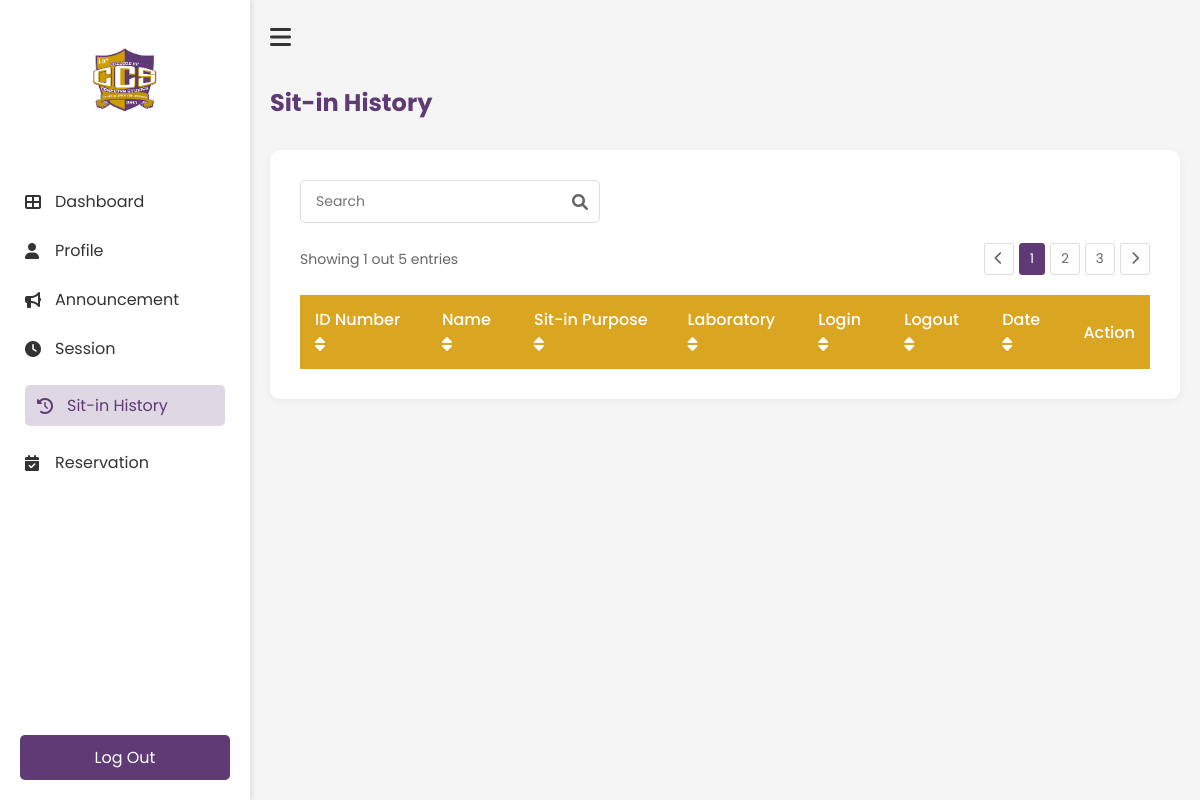
Before: /History (signed in) with the older database file.
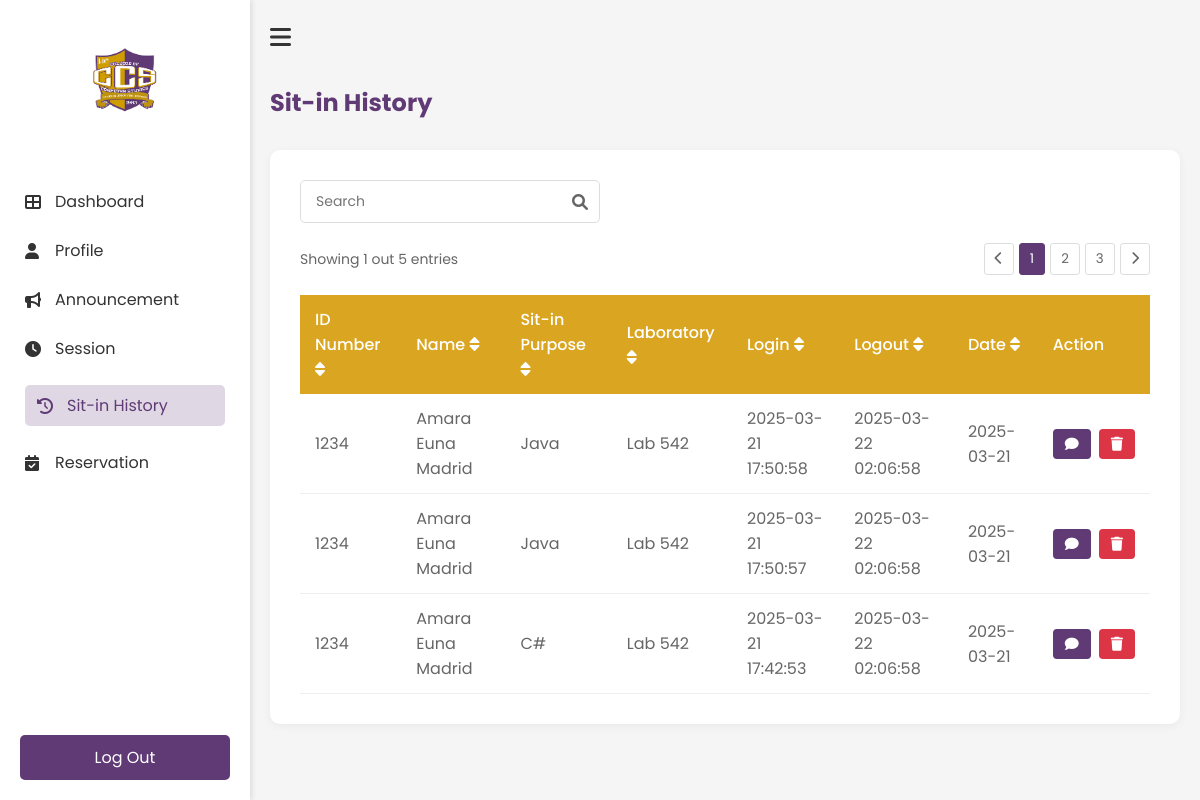
After: the same page with the newer database file.
### tables this page shows
CREATE TABLE reservations (
                id INTEGER PRIMARY KEY AUTOINCREMENT,
                idno TEXT NOT NULL,
                purpose TEXT NOT NULL,
                lab TEXT NOT NULL,
                time_in DATETIME NOT NULL,
                status TEXT DEFAULT 'Pending', time_out DATETIME,
                FOREIGN KEY (idno) REFERENCES users(IDNO)
            );

### app.py (the view)
@app.route('/History')
def History():
    if 'username' not in session:
        return redirect(url_for('login'))
    with sqlite3.connect("users.db") as conn:
        cursor = conn.cursor()
        cursor.execute("""
            SELECT
                r.id,
                r.idno,
                u.firstname || ' ' || u.lastname as name,
                r.purpose,
                r.lab,
                r.time_in,
                r.time_out,
                DATE(r.time_in) as date,
                r.status
            FROM reservations r
            JOIN users u ON r.idno = u.idno
            WHERE r.idno = ?
            ORDER BY r.time_in DESC
        """, (session['student_id'],))
        history_records = cursor.fetchall()
        history = []
        for record in history_records:
            history.append({
                'id': record[0],
                'idno': record[1],
                'name': record[2],
                'purpose': record[3],
                'laboratory': record[4],
                'login': record[5],
                'logout': record[6] if record[6] else 'Not logged out',
                'date': record[7],
                'status': record[8]
            })
    return render_template('student/history.html', history=history)

### templates/student/history.html (shortened to what this page needs)
<!DOCTYPE html>
<html lang="en">
    <head>
        <link rel="stylesheet" href="{{ url_for('static', filename='student/history.css') }}">
        <link rel="stylesheet" href="https://cdnjs.cloudflare.com/ajax/libs/font-awesome/6.0.0-beta3/css/all.min.css">
    </head>
    <body>
        <div class="history-container">
            <nav class="sidebar" id="sidebar">
                <div class="logo-container">
                    <img src="{{ url_for('static', filename='images/ccs.png') }}" alt="ccs logo" class="logo">
                </div>
                <ul class="nav-links">
                    <li><a href="{{ url_for('Dashboard') }}"><i class="fas fa-th-large"></i>Dashboard</a></li>
                    <li><a href="{{ url_for('Profile') }}"><i class="fas fa-user"></i>Profile</a></li>
                    <li><a href="{{ url_for('Announcement') }}"><i class="fas fa-bullhorn"></i>Announcement</a></li>
                    <li><a href="{{ url_for('Session') }}"><i class="fas fa-clock"></i>Session</a></li>
                    <li><a href="{{ url_for('History') }}" class="active"><i class="fas fa-history"></i>Sit-in History</a></li>
                    <li><a href="{{ url_for('Reservation') }}"><i class="fas fa-calendar-check"></i>Reservation</a></li>
                </ul>
                <div class="logout-section">
                    <a href="{{ url_for('logout') }}" class="logout-btn"></i>Log Out</a>
                </div>
            </nav>
            <main class="main-content">
                <div class="top-bar">
                    <button id="sidebar-toggle" class="hamburger-btn"><i class="fas fa-bars"></i></button>
                </div>
                <h1 class="header">Sit-in History</h1>
                <div class="history-card">
                    <div class="search-container">
                        <input type="text" id="searchInput" placeholder="Search" class="search-input">
                        <i class="fas fa-search search-icon"></i>
                    </div>
                    <div class="table-container">
                        <div class="pagination-top">
                            <span>Showing 1 out 5 entries</span>
                            <div class="pagination-controls">
                                <button class="page-btn"><i class="fas fa-chevron-left"></i></button>
                                <button class="page-btn active">1</button>
                                <button class="page-btn">2</button>
                                <button class="page-btn">3</button>
                                <button class="page-btn"><i class="fas fa-chevron-right"></i></button>
                            </div>
                        </div>
                <table class="history-table" id="historyTable">
                    <thead>
                        <tr>
                            <th onclick="sortTable(0)">ID Number <i class="fas fa-sort"></i></th>
                            <th onclick="sortTable(1)">Name <i class="fas fa-sort"></i></th>
                            <th onclick="sortTable(2)">Sit-in Purpose <i class="fas fa-sort"></i></th>
                            <th onclick="sortTable(3)">Laboratory <i class="fas fa-sort"></i></th>
                            <th onclick="sortTable(4)">Login <i class="fas fa-sort"></i></th>
                            <th onclick="sortTable(5)">Logout <i class="fas fa-sort"></i></th>
                            <th onclick="sortTable(6)">Date <i class="fas fa-sort"></i></th>
                            <th>Action</th>
                        </tr>
                    </thead>
                    <tbody>
                            {% for record in history %}
                            <tr data-id="{{ record.id }}">
                                <td>{{ record.idno }}</td>
                                <td>{{ record.name }}</td>
                                <td>{{ record.purpose }}</td>
                                <td>{{ record.laboratory }}</td>
                                <td>{{ record.login }}</td>
                                <td>{{ record.logout }}</td>
                                <td>{{ record.date }}</td>
                                <td>
                                    <div class="action-buttons">
                                        {% if record.status == 'Completed' %}
                                            <button class="feedback-btn" onclick="openFeedbackModal('{{ record.id }}')">
                                                <i class="fas fa-comment"></i>
                                            </button>
                                        {% endif %}
                                        <button class="delete-btn" onclick="deleteRecord('{{ record.id }}')">
                                            <i class="fas fa-trash"></i>
                                        </button>
                                    </div>
                                </td>
                            </tr>
                            {% endfor %}
                        </tbody>
                </table>
            </div>
        </div>
    </main>
    </body>
</html>

### static/student/history.css (style rules this page uses)
* { margin: 0; padding: 0; box-sizing: border-box; font-family: 'Poppins', sans-serif; }
body { background-color: #f5f5f5; }
.history-container { display: flex; min-height: 100vh; }
.history-card { background: white; border-radius: 10px; padding: 30px; box-shadow: 0 2px 10px rgba(0, 0, 0, 0.05); margin: 20px 0; }
.search-container { position: relative; margin-bottom: 20px; max-width: 300px; }
.search-input { width: 100%; padding: 10px 35px 10px 15px; border: 1px solid #ddd; border-radius: 5px; font-size: 14px; }
.search-icon { position: absolute; right: 12px; top: 50%; transform: translateY(-50%); color: #666; }
.table-container { overflow-x: auto; }
.pagination-top { display: flex; justify-content: space-between; align-items: center; margin-bottom: 20px; color: #666; font-size: 14px; }
.pagination-controls { display: flex; gap: 5px; }
.page-btn { padding: 5px 10px; border: 1px solid #ddd; background: white; border-radius: 3px; cursor: pointer; color: #666; }
.page-btn.active { background-color: #603A75; color: white; border-color: #603A75; }
.history-table { width: 100%; border-collapse: collapse; margin-top: 10px; }
.history-table th { background-color: #DAA520; color: white; text-align: left; padding: 12px 15px; font-weight: 500; }
.history-table td { padding: 12px 15px; border-bottom: 1px solid #eee; color: #666; }
.sidebar { width: 250px; height: 100vh; position: fixed; left: 0; top: 0; background-color: white; padding: 20px 0; transition: all 0.3s ease; box-shadow: 2px 0 5px rgba(0, 0, 0, 0.1); z-index: 1000; }
.main-content { margin-left: 250px; transition: all 0.3s ease; width: calc(100% - 250px); padding: 20px; }
.main-content { flex: 1; padding: 20px; transition: all 0.3s ease; }
.top-bar { display: flex; align-items: center; margin-bottom: 30px; }
.hamburger-btn { background: none; border: none; font-size: 24px; cursor: pointer; margin-right: 15px; color: #333; }
.logo-container { text-align: center; padding: 20px 0; }
.logo { width: 80px; height: auto; }
.nav-links { list-style: none; padding: 0; margin-top: 30px; }
.nav-links li { padding: 12px 25px; }
.nav-links li a { color: #333; text-decoration: none; display: flex; align-items: center; transition: 0.3s; }
.nav-links li a:hover, .nav-links li a.active { padding: 8px 12px; border-radius: 5px; color: #603A75; background-color: rgba(96, 58, 117, 0.2); }
.nav-links li a i { margin-right: 10px; width: 20px; }
.nav-links li a:hover, .nav-links li a.active { color: #603A75; }
.logout-section { position: absolute; bottom: 20px; width: 100%; padding: 0 20px; }
.logout-btn { display: block; width: 100%; padding: 10px; background-color: #603A75; color: white; text-align: center; text-decoration: none; border-radius: 5px; transition: 0.3s; }
.main-content h1 { color: #603A75; margin-bottom: 30px; font-size: 24px; }
.feedback-btn { background-color: #603A75; color: white; border: none; padding: 8px 12px; border-radius: 4px; cursor: pointer; font-family: 'Poppins', sans-serif; display: flex; align-items: center; gap: 5px; }
.feedback-btn i { font-size: 14px; }
.action-buttons { display: flex; gap: 8px; }
.delete-btn { background-color: #dc3545; color: white; border: none; padding: 8px 12px; border-radius: 4px; cursor: pointer; font-family: 'Poppins', sans-serif; display: flex; align-items: center; }
.delete-btn i { font-size: 14px; }

Changed rows visible on the page:
added reservations: idno "1234", name "Amara Euna Madrid", purpose "Java", laboratory "Lab 542", login "2025-03-21 17:50:58", logout "2025-03-22 02:06:58", date "2025-03-21"
added reservations: idno "1234", name "Amara Euna Madrid", purpose "Java", laboratory "Lab 542", login "2025-03-21 17:50:57", logout "2025-03-22 02:06:58", date "2025-03-21"
added reservations: idno "1234", name "Amara Euna Madrid", purpose "C#", laboratory "Lab 542", login "2025-03-21 17:42:53", logout "2025-03-22 02:06:58", date "2025-03-21"
